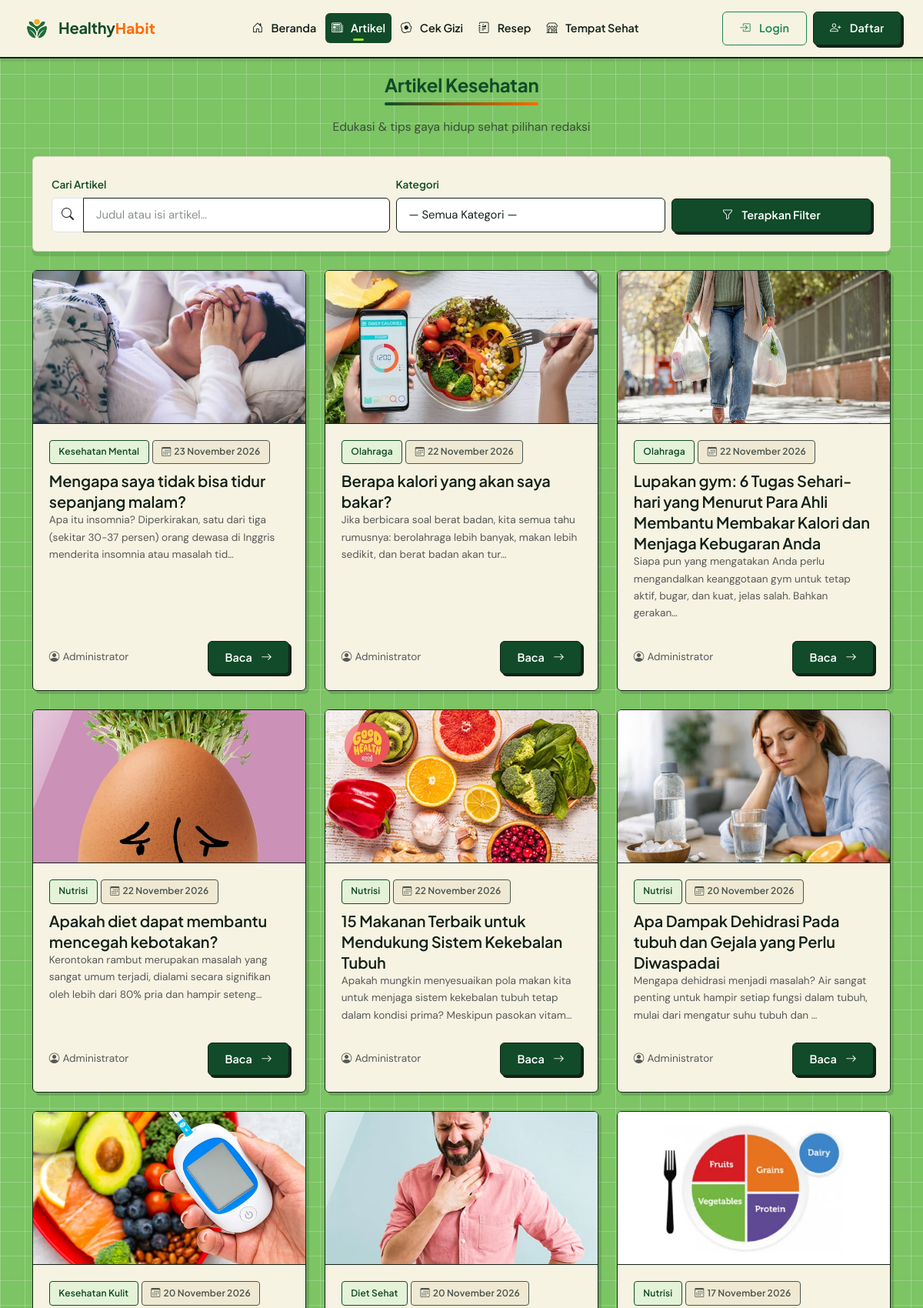
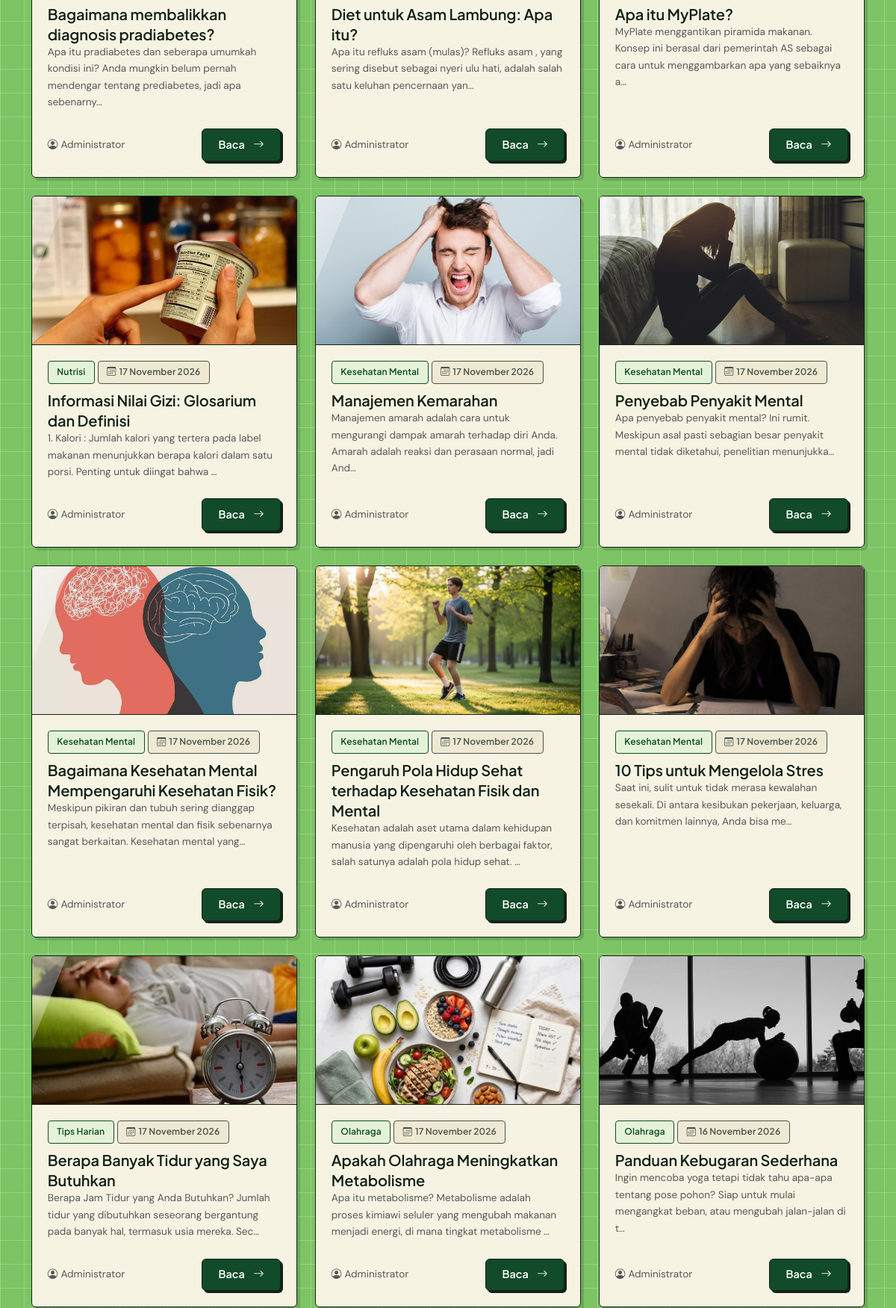
Page /artikel (upper part) on the committed database (2 pictures, top to bottom).
### tables this page shows
CREATE TABLE `artikel_kesehatan` (
  `id_artikel` int(11) NOT NULL AUTO_INCREMENT,
  `id_kategori_artikel` int(11) DEFAULT NULL,
  `id_admin` int(11) DEFAULT NULL,
  `judul_artikel` varchar(180) NOT NULL,
  `isi_artikel` text NOT NULL,
  `foto_artikel` varchar(255) DEFAULT NULL,
  `tanggal_terbit` date NOT NULL,
  PRIMARY KEY (`id_artikel`),
  KEY `fk_artikel_kategori` (`id_kategori_artikel`),
  KEY `fk_artikel_admin` (`id_admin`),
  CONSTRAINT `fk_artikel_admin` FOREIGN KEY (`id_admin`) REFERENCES `users` (`id_pengguna`) ON DELETE SET NULL ON UPDATE CASCADE,
  CONSTRAINT `fk_artikel_kategori` FOREIGN KEY (`id_kategori_artikel`) REFERENCES `kategori_artikel` (`id_kategori_artikel`) ON DELETE SET NULL ON UPDATE CASCADE
);

CREATE TABLE `kategori_artikel` (
  `id_kategori_artikel` int(11) NOT NULL AUTO_INCREMENT,
  `nama_kategori` varchar(60) NOT NULL,
  PRIMARY KEY (`id_kategori_artikel`),
  UNIQUE KEY `uq_kategori_nama` (`nama_kategori`)
);

CREATE TABLE `users` (
  `id_pengguna` int(11) NOT NULL AUTO_INCREMENT,
  `username` varchar(50) NOT NULL,
  `password` varchar(255) NOT NULL,
  `nama_lengkap` varchar(100) NOT NULL,
  `role` enum('admin','user') NOT NULL DEFAULT 'user',
  `berat_badan` decimal(5,2) NOT NULL DEFAULT 0.00,
  `tinggi_badan` decimal(5,2) NOT NULL DEFAULT 0.00,
  `jenis_kelamin` enum('L','P') NOT NULL DEFAULT 'L',
  `umur` int(11) NOT NULL DEFAULT 0,
  `created_at` datetime NOT NULL DEFAULT current_timestamp(),
  PRIMARY KEY (`id_pengguna`),
  UNIQUE KEY `uq_pengguna_username` (`username`)
);

### app/core/Controller.php (called while the page is built, shortened)
<?php
abstract class Controller
{
    protected function view(string $view, array $data = [], string $layout = 'main'): void
    {
        $contentFile = VIEWS_PATH . '/pages/' . $view . '.php';
        extract($data, EXTR_SKIP);
        require $contentFile;
    }
}

### app/controllers/ArtikelController.php (called while the page is built, shortened)
<?php
class ArtikelController extends Controller
{
    public function index(): void
    {
        $q          = $this->input('q');
        $idKategori = (int) $this->input('id_kategori');
        $this->view('artikel/index', [
            'pageTitle'    => 'Artikel Kesehatan',
            'activeNav'    => 'artikel',
            'artikel'      => Artikel::cari($q ?: null, $idKategori ?: null),
            'kategori'     => KategoriArtikel::semua(),
            'q'            => $q,
            'idKategori'   => $idKategori,
        ]);
    }
}

### app/core/Router.php (called while the page is built, shortened)
<?php
class Router
{
    private array $routes = [];
    private function add(string $method, string $pattern, array $handler): void
    {
        $regex = preg_replace_callback(
            '#\{(\w+)(?::([^}]+))?\}#',
            static fn(array $m): string => '(?P<' . $m[1] . '>' . ($m[2] ?? '[^/]+') . ')',
            $pattern
        );
        $this->routes[$method][] = ['#^' . $regex . '$#', $handler, $pattern];
    }
    public function dispatch(string $uri, string $method): void
    {
        $path = (string) parse_url($uri, PHP_URL_PATH);
        $path = '/' . trim($path, '/');
        $method = strtoupper($method);
        $match  = $this->match($method, $path);
        [$handler, $params] = $match;
        [$class, $action]   = $handler;
        $controller = new $class();
        $controller->$action(...array_values($params));
    }
    private function match(string $method, string $path): ?array
    {
        foreach ($this->routes[$method] ?? [] as [$regex, $handler]) {
            if (preg_match($regex, $path, $m)) {
                $params = array_filter($m, 'is_string', ARRAY_FILTER_USE_KEY);
                return [$handler, $params];
            }
        }
        return null;
    }
}

### index.php (called while the page is built, shortened)
<?php
require_once __DIR__ . '/app/helpers/helper.php';
spl_autoload_register(function (string $class): void {
    $candidates = [
        APP_PATH . '/core/' . $class . '.php',
        APP_PATH . '/models/' . $class . '.php',
        APP_PATH . '/services/' . $class . '.php',
        APP_PATH . '/controllers/' . $class . '.php',
        APP_PATH . '/controllers/admin/' . $class . '.php',
    ];
    foreach ($candidates as $file) {
        if (is_file($file)) {
            return;
        }
    }
});
$router = new Router();
$router->dispatch(
    $_SERVER['REQUEST_URI'] ?? '/',
    $_SERVER['REQUEST_METHOD'] ?? 'GET'
);

### app/helpers/helper.php (called while the page is built, shortened)
<?php
function e($value): string
{
    return htmlspecialchars((string) $value, ENT_QUOTES, 'UTF-8');
}
function tanggal_indo(?string $date, bool $withTime = false): string
{
    $bulan = [
        1 => 'Januari', 'Februari', 'Maret', 'April', 'Mei', 'Juni',
        'Juli', 'Agustus', 'September', 'Oktober', 'November', 'Desember',
    ];
    $ts = strtotime($date);
    $hasil = date('j', $ts) . ' ' . $bulan[(int) date('n', $ts)] . ' ' . date('Y', $ts);
    return $hasil;
}
function excerpt(?string $html, int $length = 140): string
{
    $text = trim(strip_tags((string) $html));
    return mb_substr($text, 0, $length) . '…';
}
function img_url(?string $filename, string $subdir): string
{
    if ($filename && is_file(UPLOAD_PATH . '/' . $subdir . '/' . basename($filename))) {
        return UPLOAD_URL . '/' . $subdir . '/' . basename($filename);
    }
    return BASE_URL . '/assets/img/placeholder.svg';
}

### app/core/Database.php (called while the page is built, shortened)
<?php
class Database
{
    private static ?PDO $pdo = null;
    public static function connect(): PDO
    {
        if (self::$pdo instanceof PDO) {
            return self::$pdo;
        }
        $dsn = 'mysql:host=' . DB_HOST
            . ';port=' . DB_PORT
            . ';dbname=' . DB_NAME
            . ';charset=' . DB_CHARSET;
        try {
            self::$pdo = new PDO($dsn, DB_USER, DB_PASS, [
                PDO::ATTR_ERRMODE            => PDO::ERRMODE_EXCEPTION,
                PDO::ATTR_DEFAULT_FETCH_MODE => PDO::FETCH_ASSOC,
                PDO::ATTR_EMULATE_PREPARES   => false,
            ]);
        } catch (PDOException $ex) {
            http_response_code(500);
            exit(
                '<div style="font-family:Poppins,Arial,sans-serif;max-width:640px;margin:60px auto;padding:24px;border:1px solid #e0e0e0;border-radius:12px">'
                . '<h2 style="color:#27824B">Koneksi database gagal</h2>'
                . '<p>Pastikan <b>MySQL (XAMPP)</b> sudah berjalan, lalu impor file '
                . '<b>database/healthyhabit.sql</b> ke phpMyAdmin.</p>'
                . '<p style="color:#c0392b"><code>' . e($ex->getMessage()) . '</code></p>'
                . '</div>'
            );
        }
        return self::$pdo;
    }
}

### app/core/Model.php (called while the page is built, shortened)
<?php
abstract class Model
{
    protected static function db(): PDO
    {
        return Database::connect();
    }
}

### app/models/Artikel.php (called while the page is built, shortened)
<?php
class Artikel extends Model
{
    public static function cari(?string $q = null, ?int $idKategori = null): array
    {
        $sql = self::BASE_SELECT;
        $params = [];
        $sql .= ' ORDER BY a.tanggal_terbit DESC, a.id_artikel DESC';
        $st = static::db()->prepare($sql);
        $st->execute($params);
        return $st->fetchAll();
    }
}

### app/views/pages/artikel/index.php (the view, shortened to what this page needs)
<div class="container mt-4 mb-5">
    <div class="text-center mb-4">
        <h1 class="section-title d-inline-block">Artikel Kesehatan</h1>
        <p class="text-muted mt-2 mb-0">Edukasi &amp; tips gaya hidup sehat pilihan redaksi</p>
    </div>
    <div class="panel-white mb-4">
        <form action="<?= BASE_URL ?>/artikel" method="get" class="row g-2 align-items-end">
            <div class="col-md-5">
                <label for="q" class="form-label small fw-semibold">Cari Artikel</label>
                <div class="input-group">
                    <span class="input-group-text bg-white"><i class="bi bi-search"></i></span>
                    <input type="search" class="form-control" id="q" name="q"
                           placeholder="Judul atau isi artikel…" value="<?= e($q) ?>">
                </div>
            </div>
            <div class="col-md-4">
                <label for="id_kategori" class="form-label small fw-semibold">Kategori</label>
                <select class="form-select" id="id_kategori" name="id_kategori">
                    <option value="">— Semua Kategori —</option>
                </select>
            </div>
            <div class="col-md-3 d-grid">
                <button type="submit" class="btn btn-green fw-semibold">
                    <i class="bi bi-funnel me-1"></i>Terapkan Filter
                </button>
            </div>
        </form>
    </div>
    <div class="row g-4">
        <?php foreach ($artikel as $a): ?>
            <div class="col-md-6 col-xl-4">
                <div class="card-soft h-100 d-flex flex-column">
                    <div class="ratio ratio-article">
                        <img src="<?= img_url($a['foto_artikel'], 'artikel') ?>"
                             alt="<?= e($a['judul_artikel']) ?>" class="img-cover" loading="lazy">
                    </div>
                    <div class="card-body d-flex flex-column flex-grow-1">
                        <div class="mb-2 d-flex flex-wrap gap-1">
                            <span class="tag"><?= e($a['nama_kategori'] ?? 'Umum') ?></span>
                            <span class="tag gray"><i class="bi bi-calendar3 me-1"></i><?= tanggal_indo($a['tanggal_terbit']) ?></span>
                        </div>
                        <h5 class="card-title"><?= e($a['judul_artikel']) ?></h5>
                        <p class="text-muted small flex-grow-1"><?= e(excerpt($a['isi_artikel'], 130)) ?></p>
                        <div class="d-flex justify-content-between align-items-center mt-auto pt-2">
                            <small class="text-muted"><i class="bi bi-person-circle me-1"></i><?= e($a['penulis'] ?? 'Admin') ?></small>
                            <a href="<?= BASE_URL ?>/artikel/<?= (int) $a['id_artikel'] ?>"
                               class="btn btn-sm btn-green">Baca <i class="bi bi-arrow-right ms-1"></i></a>
                        </div>
                    </div>
                </div>
            </div>
        <?php endforeach; ?>
    </div>
</div>

### rows in the picture
artikel_kesehatan: foto_artikel (picture), id_kategori_artikel.nama_kategori "Kesehatan Mental", tanggal_terbit "23 November 2026", judul_artikel "Mengapa saya tidak bisa tidur sepanjang malam?", isi_artikel "Apa itu insomnia? Diperkirakan, satu dari tiga (sekitar 30-37 persen) orang dewasa di Inggris menderita insomnia atau masalah tid…", id_admin.nama_lengkap "Administrator"
artikel_kesehatan: foto_artikel (picture), id_kategori_artikel.nama_kategori "Olahraga", tanggal_terbit "22 November 2026", judul_artikel "Berapa kalori yang akan saya bakar?", isi_artikel "Jika berbicara soal berat badan, kita semua tahu rumusnya: berolahraga lebih banyak, makan lebih sedikit, dan berat badan akan tur…", id_admin.nama_lengkap "Administrator"
artikel_kesehatan: foto_artikel (picture), id_kategori_artikel.nama_kategori "Olahraga", tanggal_terbit "22 November 2026", judul_artikel "Lupakan gym: 6 Tugas Sehari-hari yang Menurut Para Ahli Membantu Membakar Kalori dan Menjaga Kebugaran Anda", isi_artikel "Siapa pun yang mengatakan Anda perlu mengandalkan keanggotaan gym untuk tetap aktif, bugar, dan kuat, jelas salah. Bahkan gerakan…", id_admin.nama_lengkap "Administrator"
artikel_kesehatan: foto_artikel (picture), id_kategori_artikel.nama_kategori "Nutrisi", tanggal_terbit "22 November 2026", judul_artikel "Apakah diet dapat membantu mencegah kebotakan?", isi_artikel "Kerontokan rambut merupakan masalah yang sangat umum terjadi, dialami secara signifikan oleh lebih dari 80% pria dan hampir seteng…", id_admin.nama_lengkap "Administrator"
artikel_kesehatan: foto_artikel (picture), id_kategori_artikel.nama_kategori "Nutrisi", tanggal_terbit "22 November 2026", judul_artikel "15 Makanan Terbaik untuk Mendukung Sistem Kekebalan Tubuh", isi_artikel "Apakah mungkin menyesuaikan pola makan kita untuk menjaga sistem kekebalan tubuh tetap dalam kondisi prima? Meskipun pasokan vitam…", id_admin.nama_lengkap "Administrator"
artikel_kesehatan: foto_artikel (picture), id_kategori_artikel.nama_kategori "Nutrisi", tanggal_terbit "20 November 2026", judul_artikel "Apa Dampak Dehidrasi Pada tubuh dan Gejala yang Perlu Diwaspadai", isi_artikel "Mengapa dehidrasi menjadi masalah? Air sangat penting untuk hampir setiap fungsi dalam tubuh, mulai dari mengatur suhu tubuh dan …", id_admin.nama_lengkap "Administrator"
artikel_kesehatan: foto_artikel (picture), id_kategori_artikel.nama_kategori "Kesehatan Kulit", tanggal_terbit "20 November 2026", judul_artikel "Bagaimana membalikkan diagnosis pradiabetes?", isi_artikel "Apa itu pradiabetes dan seberapa umumkah kondisi ini? Anda mungkin belum pernah mendengar tentang prediabetes, jadi apa sebenarny…", id_admin.nama_lengkap "Administrator"
artikel_kesehatan: foto_artikel (picture), id_kategori_artikel.nama_kategori "Diet Sehat", tanggal_terbit "20 November 2026", judul_artikel "Diet untuk Asam Lambung: Apa itu?", isi_artikel "Apa itu refluks asam (mulas)? Refluks asam , yang sering disebut sebagai nyeri ulu hati, adalah salah satu keluhan pencernaan yan…", id_admin.nama_lengkap "Administrator"
artikel_kesehatan: foto_artikel (picture), id_kategori_artikel.nama_kategori "Nutrisi", tanggal_terbit "17 November 2026", judul_artikel "Apa itu MyPlate?", isi_artikel "MyPlate menggantikan piramida makanan. Konsep ini berasal dari pemerintah AS sebagai cara untuk menggambarkan apa yang sebaiknya a…", id_admin.nama_lengkap "Administrator"
artikel_kesehatan: foto_artikel (picture), id_kategori_artikel.nama_kategori "Nutrisi", tanggal_terbit "17 November 2026", judul_artikel "Informasi Nilai Gizi: Glosarium dan Definisi", isi_artikel "1. Kalori : Jumlah kalori yang tertera pada label makanan menunjukkan berapa kalori dalam satu porsi. Penting untuk diingat bahwa …", id_admin.nama_lengkap "Administrator"
artikel_kesehatan: foto_artikel (picture), id_kategori_artikel.nama_kategori "Kesehatan Mental", tanggal_terbit "17 November 2026", judul_artikel "Manajemen Kemarahan", isi_artikel "Manajemen amarah adalah cara untuk mengurangi dampak amarah terhadap diri Anda. Amarah adalah reaksi dan perasaan normal, jadi And…", id_admin.nama_lengkap "Administrator"
artikel_kesehatan: foto_artikel (picture), id_kategori_artikel.nama_kategori "Kesehatan Mental", tanggal_terbit "17 November 2026", judul_artikel "Penyebab Penyakit Mental", isi_artikel "Apa penyebab penyakit mental? Ini rumit. Meskipun asal pasti sebagian besar penyakit mental tidak diketahui, penelitian menunjukka…", id_admin.nama_lengkap "Administrator"
artikel_kesehatan: foto_artikel (picture), id_kategori_artikel.nama_kategori "Kesehatan Mental", tanggal_terbit "17 November 2026", judul_artikel "Bagaimana Kesehatan Mental Mempengaruhi Kesehatan Fisik?", isi_artikel "Meskipun pikiran dan tubuh sering dianggap terpisah, kesehatan mental dan fisik sebenarnya sangat berkaitan. Kesehatan mental yang…", id_admin.nama_lengkap "Administrator"
artikel_kesehatan: foto_artikel (picture), id_kategori_artikel.nama_kategori "Kesehatan Mental", tanggal_terbit "17 November 2026", judul_artikel "Pengaruh Pola Hidup Sehat terhadap Kesehatan Fisik dan Mental", isi_artikel "Kesehatan adalah aset utama dalam kehidupan manusia yang dipengaruhi oleh berbagai faktor, salah satunya adalah pola hidup sehat. …", id_admin.nama_lengkap "Administrator"
artikel_kesehatan: foto_artikel (picture), id_kategori_artikel.nama_kategori "Kesehatan Mental", tanggal_terbit "17 November 2026", judul_artikel "10 Tips untuk Mengelola Stres", isi_artikel "Saat ini, sulit untuk tidak merasa kewalahan sesekali. Di antara kesibukan pekerjaan, keluarga, dan komitmen lainnya, Anda bisa me…", id_admin.nama_lengkap "Administrator"
artikel_kesehatan: foto_artikel (picture), id_kategori_artikel.nama_kategori "Tips Harian", tanggal_terbit "17 November 2026", judul_artikel "Berapa Banyak Tidur yang Saya Butuhkan", isi_artikel "Berapa Jam Tidur yang Anda Butuhkan? Jumlah tidur yang dibutuhkan seseorang bergantung pada banyak hal, termasuk usia mereka. Sec…", id_admin.nama_lengkap "Administrator"
artikel_kesehatan: foto_artikel (picture), id_kategori_artikel.nama_kategori "Olahraga", tanggal_terbit "17 November 2026", judul_artikel "Apakah Olahraga Meningkatkan Metabolisme", isi_artikel "Apa itu metabolisme? Metabolisme adalah proses kimiawi seluler yang mengubah makanan menjadi energi, di mana tingkat metabolisme …", id_admin.nama_lengkap "Administrator"
artikel_kesehatan: foto_artikel (picture), id_kategori_artikel.nama_kategori "Olahraga", tanggal_terbit "16 November 2026", judul_artikel "Panduan Kebugaran Sederhana", isi_artikel "Ingin mencoba yoga tetapi tidak tahu apa-apa tentang pose pohon? Siap untuk mulai mengangkat beban, atau mengubah jalan-jalan di t…", id_admin.nama_lengkap "Administrator"
